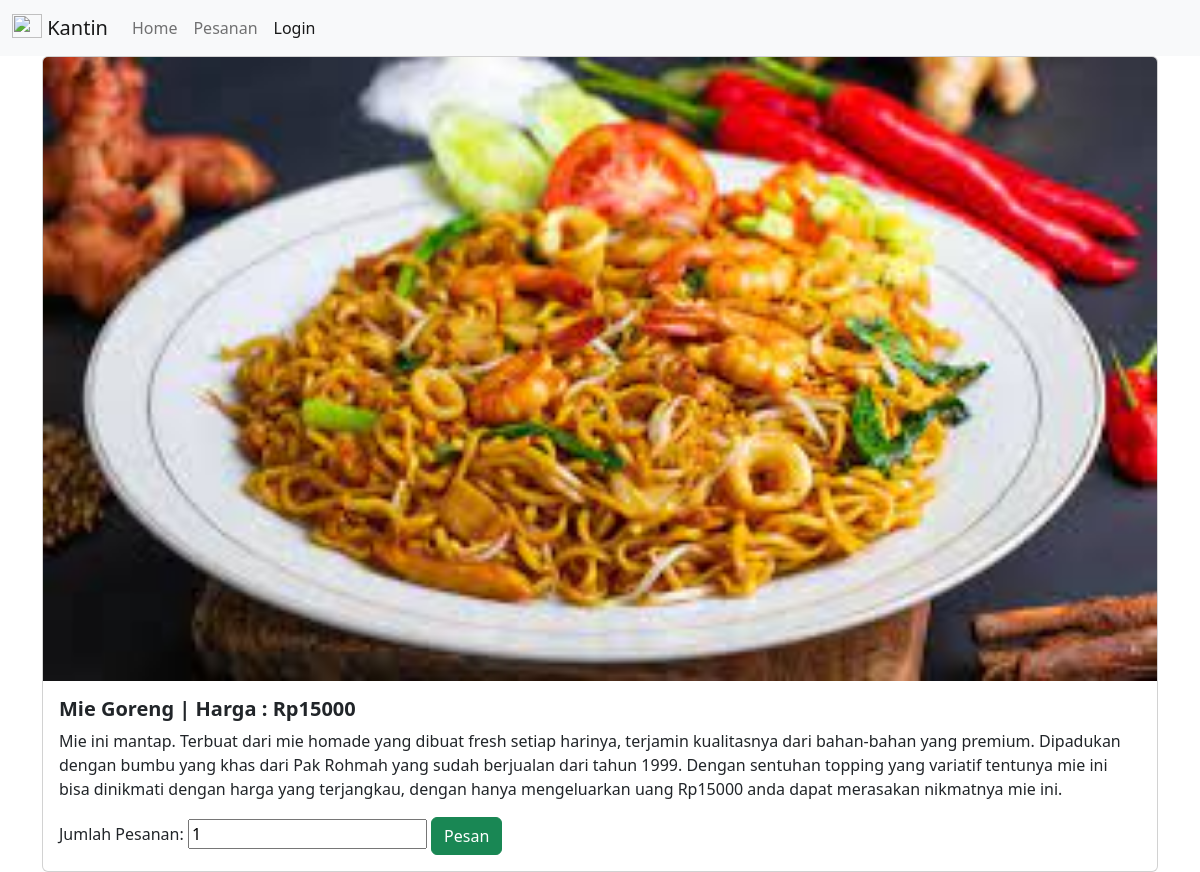
/makanan/7, run on the app's committed database.
### makanan/models.py (models this page shows, shortened)
class Makanan(models.Model):
    nama = models.CharField(max_length=250)
    harga = models.IntegerField()
    gambar = models.ImageField(upload_to='appkantin/images/')
    stok = models.IntegerField()
    kantin = models.ForeignKey(Kantin,on_delete=models.CASCADE)
    deskripsi = models.TextField(blank=True,null=True)
    TERSEDIA = (
        ('1', 'Tersedia'),
        ('0', 'Tidak Tersedia')
    )
    tersedia = models.CharField(max_length=1,choices=TERSEDIA)

### makanan/views.py (the view)
# urls.py: path('makanan/<int:makanan_id>', makananView.detail, name='detail'),
def detail(request,makanan_id):
    makanan = get_object_or_404(Makanan,pk=makanan_id)
    return render(request,'detail.html',{'makanan' : makanan})

### makanan/templates/detail.html (shortened to what this page needs)
{% extends 'base.html'%} {% block content %}
<div class="card">
    <img alt="" class="card-img-top" src="{{ makanan.gambar.url }}" />
    <div class="card-body">
    <h5 class="card-title fw-bold">
        {{ makanan.nama }} | Harga : Rp{{ makanan.harga }}
    </h5>
    <p class="card-text">
        {{ makanan.deskripsi }}
        <br/>
    </p>
    <form method="post" action="{% url 'add_to_cart' makanan.id %}">
        <label for="quantity">Jumlah Pesanan:</label>
        <input type="number" name="quantity" id="quantity" value="1" min="1">
        <button type="submit" class="btn btn-success">Pesan</button>
    </form>
    </div>
</div>
{% endblock content %}

### data on the page
Makanan: gambar (picture), nama "Mie Goreng", harga "15000", deskripsi "Mie ini mantap. Terbuat dari mie homade yang dibuat fresh setiap harinya, terjamin kualitasnya dari bahan-bahan yang premium. Dipadukan dengan bumbu yang khas dari Pak Rohmah yang sudah berjualan dari tahun 1999. Dengan sentuhan topping yang variatif tentunya mie ini bisa dinikmati dengan harga yang terjangkau, dengan hanya mengeluarkan uang Rp15000 anda dapat merasakan nikmatnya mie ini."
